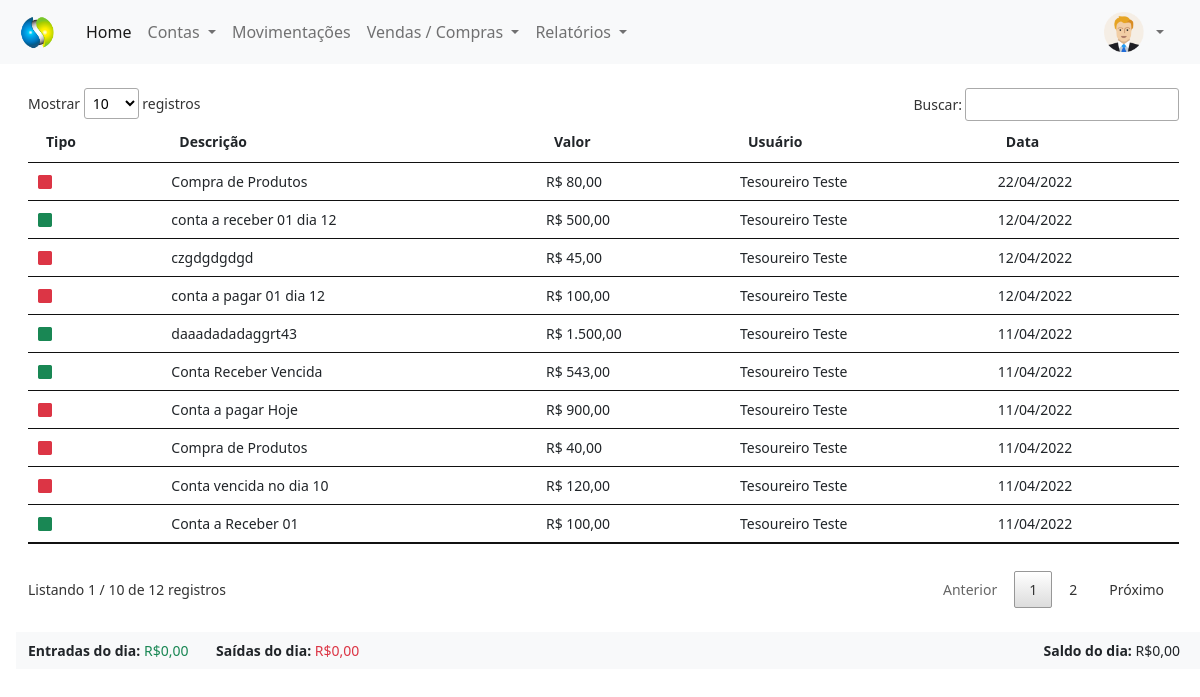
Page /painel-tesoureiro/index.php?pagina=movimentacoes (signed in) on the committed database.
### tables this page shows
CREATE TABLE `movimentacoes` (
  `id` int(11) NOT NULL,
  `tipo` varchar(15) NOT NULL,
  `descricao` varchar(50) NOT NULL,
  `valor` decimal(8,2) NOT NULL,
  `usuario` int(11) NOT NULL,
  `data` date NOT NULL,
  `id_mov` int(11) NOT NULL
);

CREATE TABLE `usuarios` (
  `id` int(11) NOT NULL,
  `nome` varchar(80) NOT NULL,
  `email` varchar(80) NOT NULL,
  `cpf` varchar(15) NOT NULL,
  `senha` varchar(20) NOT NULL,
  `nivel` varchar(20) NOT NULL
);

### painel-tesoureiro/movimentacoes.php (the view, shortened to what this page needs)
<?php
require_once('../conexao.php');
?>
<div class="mt-4" style="margin-right: 25px">
    <?php
    $query_tab = $pdo->query("SELECT * FROM movimentacoes order by id desc");
    $res_tab = $query_tab->fetchAll(PDO::FETCH_ASSOC);
    $total_reg_tab = @count($res_tab);
    if ($total_reg_tab > 0) {
    ?>
        <small>
            <table id="usuarios" class="table table-hover my-4" style="width:100%">
                <thead>
                    <tr>
                        <th>Tipo</th>
                        <th>Descrição</th>
                        <th>Valor</th>
                        <th>Usuário</th>
                        <th>Data</th>
                    </tr>
                </thead>
                <tbody>
                    <?php
                    for ($i = 0; $i < $total_reg_tab; $i++) {
                        $data = $res_tab[$i]['data'];
                        $id_usuario = $res_tab[$i]['usuario'];
                        $query_usuario = $pdo->query("SELECT * FROM usuarios WHERE id = '$id_usuario'");
                        $res_usuario = $query_usuario->fetchAll(PDO::FETCH_ASSOC);
                        $total_reg_usuario = @count($res_usuario);
                        if ($total_reg_usuario > 0) {
                            $nome_usuario = $res_usuario[0]['nome'];
                        }
                        if ($res_tab[$i]['tipo'] == 'Entrada') {
                            $classe = 'text-success';
                        } else if ($res_tab[$i]['tipo'] == 'Saída') {
                            $classe = 'text-danger';
                        }
                    ?>
                        <tr>
                            <td>
                                <i class="bi bi-square-fill <?php echo $classe; ?>"></i>
                            </td>
                            <td>
                                <?php echo $res_tab[$i]['descricao'] ?>
                            </td>
                            <td>
                                R$ <?php echo number_format($res_tab[$i]['valor'], 2, ',', '.') ?>
                            </td>
                            <td>
                                <?php echo $nome_usuario ?>
                            </td>
                            <td>
                                <?php echo implode('/', array_reverse(explode('-', $data))) ?>
                            </td>
                        </tr>
                    <?php }
                    ?>
                </tbody>
            </table>
        </small>
    <?php } else {
        echo "Não existem dados para serem exibidos!";
    } ?>
</div>
<?php
$entradas = 0;
$saidas = 0;
$saldo = 0;
?>
<small>
    <div class="row bg-light mt-4 py-2">
        <div class="col-md-8">
            <span><b>Entradas do dia:</b> <span class="text-success"> R$<?php echo number_format($entradas, 2, ',', '.') ?> </span></span>
            <span class="mx-4"><b>Saídas do dia:</b> <span class="text-danger"> R$<?php echo number_format($saidas, 2, ',', '.') ?> </span></span>
        </div>
        <div align="right" class="col-md-4">
            <span class="mx-4"><b>Saldo do dia:</b> <span class="<?php echo $classeSaldo ?>"> R$<?php echo number_format($saldo, 2, ',', '.') ?> </span></span>
        </div>
    </div>
</small>

### rows in the picture
movimentacoes: descricao "Compra de Produtos", valor "80,00", usuarios.nome "Tesoureiro Teste", data "22/04/2022"
movimentacoes: descricao "conta a receber 01 dia 12", valor "500,00", usuarios.nome "Tesoureiro Teste", data "12/04/2022"
movimentacoes: descricao "czgdgdgdgd", valor "45,00", usuarios.nome "Tesoureiro Teste", data "12/04/2022"
movimentacoes: descricao "conta a pagar 01 dia 12", valor "100,00", usuarios.nome "Tesoureiro Teste", data "12/04/2022"
movimentacoes: descricao "daaadadadaggrt43", valor "1.500,00", usuarios.nome "Tesoureiro Teste", data "11/04/2022"
movimentacoes: descricao "Conta Receber Vencida", valor "543,00", usuarios.nome "Tesoureiro Teste", data "11/04/2022"
movimentacoes: descricao "Conta a pagar Hoje", valor "900,00", usuarios.nome "Tesoureiro Teste", data "11/04/2022"
movimentacoes: descricao "Compra de Produtos", valor "40,00", usuarios.nome "Tesoureiro Teste", data "11/04/2022"
movimentacoes: descricao "Conta vencida no dia 10", valor "120,00", usuarios.nome "Tesoureiro Teste", data "11/04/2022"
movimentacoes: descricao "Conta a Receber 01", valor "100,00", usuarios.nome "Tesoureiro Teste", data "11/04/2022"

### other values in the picture
$entradas "0,00"
$saidas "0,00"
$saldo "0,00"
